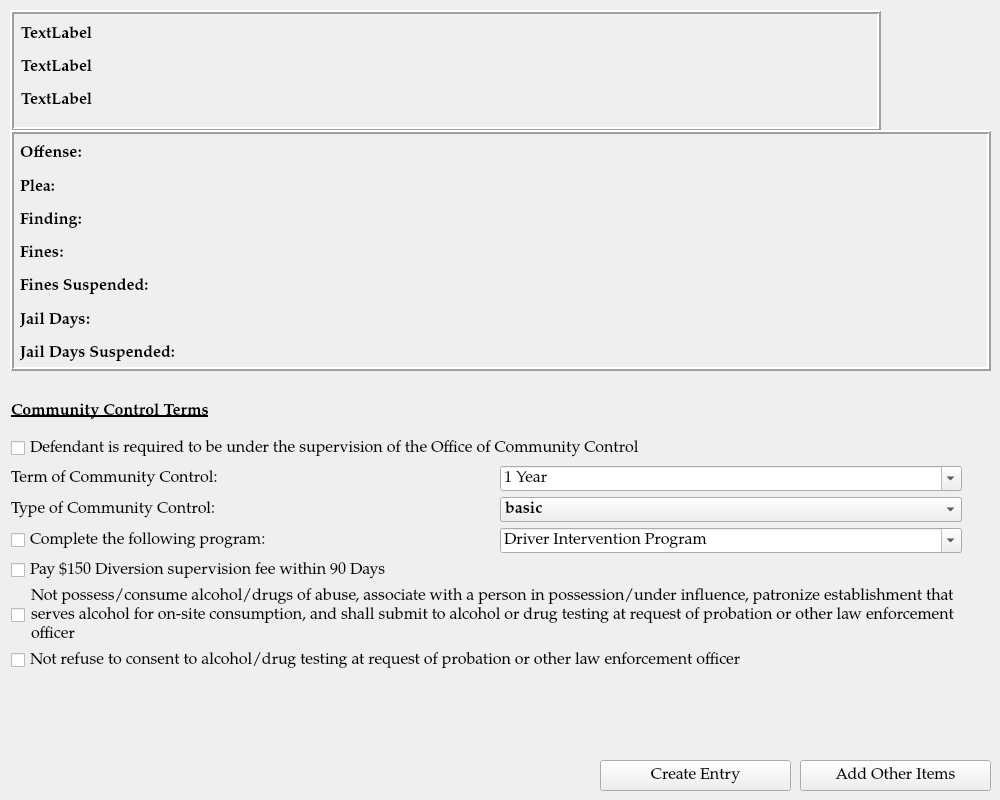
<?xml version="1.0" encoding="UTF-8"?>
<ui version="4.0">
 <class>CommunityControlDialog</class>
 <widget class="QDialog" name="CommunityControlDialog">
  <property name="geometry">
   <rect>
    <x>0</x>
    <y>0</y>
    <width>1000</width>
    <height>800</height>
   </rect>
  </property>
  <property name="sizePolicy">
   <sizepolicy hsizetype="Preferred" vsizetype="Preferred">
    <horstretch>0</horstretch>
    <verstretch>0</verstretch>
   </sizepolicy>
  </property>
  <property name="minimumSize">
   <size>
    <width>1000</width>
    <height>800</height>
   </size>
  </property>
  <property name="font">
   <font>
    <family>Palatino Linotype</family>
    <pointsize>12</pointsize>
   </font>
  </property>
  <property name="windowTitle">
   <string>Community Control</string>
  </property>
  <widget class="QPushButton" name="continueButton">
   <property name="geometry">
    <rect>
     <x>800</x>
     <y>760</y>
     <width>191</width>
     <height>31</height>
    </rect>
   </property>
   <property name="text">
    <string>Add Other Items</string>
   </property>
   <property name="autoDefault">
    <bool>false</bool>
   </property>
  </widget>
  <widget class="QFrame" name="case_information_frame">
   <property name="geometry">
    <rect>
     <x>10</x>
     <y>10</y>
     <width>871</width>
     <height>121</height>
    </rect>
   </property>
   <property name="frameShape">
    <enum>QFrame::Box</enum>
   </property>
   <property name="frameShadow">
    <enum>QFrame::Raised</enum>
   </property>
   <property name="lineWidth">
    <number>2</number>
   </property>
   <widget class="QLabel" name="defendant_attorney_name_label">
    <property name="geometry">
     <rect>
      <x>11</x>
      <y>77</y>
      <width>841</width>
      <height>27</height>
     </rect>
    </property>
    <property name="font">
     <font>
      <pointsize>12</pointsize>
      <weight>75</weight>
      <bold>true</bold>
     </font>
    </property>
    <property name="text">
     <string>TextLabel</string>
    </property>
   </widget>
   <widget class="QLabel" name="case_number_label">
    <property name="geometry">
     <rect>
      <x>11</x>
      <y>11</y>
      <width>841</width>
      <height>27</height>
     </rect>
    </property>
    <property name="font">
     <font>
      <pointsize>12</pointsize>
      <weight>75</weight>
      <bold>true</bold>
     </font>
    </property>
    <property name="text">
     <string>TextLabel</string>
    </property>
   </widget>
   <widget class="QLabel" name="defendant_name_label">
    <property name="geometry">
     <rect>
      <x>11</x>
      <y>44</y>
      <width>841</width>
      <height>27</height>
     </rect>
    </property>
    <property name="font">
     <font>
      <pointsize>12</pointsize>
      <weight>75</weight>
      <bold>true</bold>
     </font>
    </property>
    <property name="text">
     <string>TextLabel</string>
    </property>
   </widget>
  </widget>
  <widget class="QPushButton" name="createEntryButton">
   <property name="geometry">
    <rect>
     <x>600</x>
     <y>760</y>
     <width>191</width>
     <height>31</height>
    </rect>
   </property>
   <property name="text">
    <string>Create Entry</string>
   </property>
   <property name="autoDefault">
    <bool>false</bool>
   </property>
  </widget>
  <widget class="QFrame" name="frame">
   <property name="geometry">
    <rect>
     <x>10</x>
     <y>130</y>
     <width>981</width>
     <height>241</height>
    </rect>
   </property>
   <property name="frameShape">
    <enum>QFrame::Box</enum>
   </property>
   <property name="frameShadow">
    <enum>QFrame::Raised</enum>
   </property>
   <property name="lineWidth">
    <number>2</number>
   </property>
   <property name="midLineWidth">
    <number>0</number>
   </property>
   <widget class="QWidget" name="layoutWidget_2">
    <property name="geometry">
     <rect>
      <x>10</x>
      <y>10</y>
      <width>961</width>
      <height>227</height>
     </rect>
    </property>
    <layout class="QGridLayout" name="charges_gridLayout">
     <item row="0" column="0">
      <widget class="QLabel" name="offense_label_1">
       <property name="font">
        <font>
         <weight>75</weight>
         <bold>true</bold>
        </font>
       </property>
       <property name="text">
        <string>Offense:</string>
       </property>
       <property name="wordWrap">
        <bool>true</bool>
       </property>
      </widget>
     </item>
     <item row="3" column="0">
      <widget class="QLabel" name="label_9">
       <property name="font">
        <font>
         <weight>75</weight>
         <bold>true</bold>
        </font>
       </property>
       <property name="text">
        <string>Fines:</string>
       </property>
      </widget>
     </item>
     <item row="5" column="0">
      <widget class="QLabel" name="label_11">
       <property name="font">
        <font>
         <weight>75</weight>
         <bold>true</bold>
        </font>
       </property>
       <property name="text">
        <string>Jail Days:</string>
       </property>
      </widget>
     </item>
     <item row="2" column="0">
      <widget class="QLabel" name="label_13">
       <property name="font">
        <font>
         <weight>75</weight>
         <bold>true</bold>
        </font>
       </property>
       <property name="text">
        <string>Finding:</string>
       </property>
      </widget>
     </item>
     <item row="4" column="0">
      <widget class="QLabel" name="label_10">
       <property name="font">
        <font>
         <weight>75</weight>
         <bold>true</bold>
        </font>
       </property>
       <property name="text">
        <string>Fines Suspended:</string>
       </property>
      </widget>
     </item>
     <item row="1" column="0">
      <widget class="QLabel" name="plea_label_1">
       <property name="font">
        <font>
         <weight>75</weight>
         <bold>true</bold>
        </font>
       </property>
       <property name="text">
        <string>Plea:</string>
       </property>
      </widget>
     </item>
     <item row="6" column="0">
      <widget class="QLabel" name="label_12">
       <property name="font">
        <font>
         <weight>75</weight>
         <bold>true</bold>
        </font>
       </property>
       <property name="text">
        <string>Jail Days Suspended:</string>
       </property>
      </widget>
     </item>
    </layout>
   </widget>
  </widget>
  <widget class="QWidget" name="">
   <property name="geometry">
    <rect>
     <x>11</x>
     <y>391</y>
     <width>951</width>
     <height>281</height>
    </rect>
   </property>
   <layout class="QGridLayout" name="gridLayout">
    <item row="0" column="0" colspan="2">
     <widget class="QLabel" name="label">
      <property name="font">
       <font>
        <weight>75</weight>
        <bold>true</bold>
        <underline>true</underline>
       </font>
      </property>
      <property name="text">
       <string>Community Control Terms</string>
      </property>
     </widget>
    </item>
    <item row="1" column="0" colspan="3">
     <widget class="QCheckBox" name="community_control_required_checkbox">
      <property name="text">
       <string>Defendant is required to be under the supervision of the Office of Community Control</string>
      </property>
     </widget>
    </item>
    <item row="2" column="0" colspan="2">
     <widget class="QLabel" name="label_2">
      <property name="text">
       <string>Term of Community Control:</string>
      </property>
     </widget>
    </item>
    <item row="2" column="2">
     <widget class="QComboBox" name="term_of_community_control_box">
      <property name="sizePolicy">
       <sizepolicy hsizetype="Minimum" vsizetype="Fixed">
        <horstretch>0</horstretch>
        <verstretch>0</verstretch>
       </sizepolicy>
      </property>
      <property name="editable">
       <bool>true</bool>
      </property>
      <item>
       <property name="text">
        <string>1 Year</string>
       </property>
      </item>
      <item>
       <property name="text">
        <string/>
       </property>
      </item>
      <item>
       <property name="text">
        <string>6 Months</string>
       </property>
      </item>
      <item>
       <property name="text">
        <string>18 Months</string>
       </property>
      </item>
      <item>
       <property name="text">
        <string>2 Years</string>
       </property>
      </item>
     </widget>
    </item>
    <item row="3" column="0" colspan="2">
     <widget class="QLabel" name="label_3">
      <property name="text">
       <string>Type of Community Control:</string>
      </property>
     </widget>
    </item>
    <item row="3" column="2">
     <widget class="QComboBox" name="type_of_community_control_box">
      <property name="enabled">
       <bool>true</bool>
      </property>
      <property name="font">
       <font>
        <weight>75</weight>
        <bold>true</bold>
       </font>
      </property>
      <item>
       <property name="text">
        <string>basic</string>
       </property>
      </item>
      <item>
       <property name="text">
        <string>intensive</string>
       </property>
      </item>
      <item>
       <property name="text">
        <string>monitored</string>
       </property>
      </item>
     </widget>
    </item>
    <item row="4" column="0" colspan="2">
     <widget class="QCheckBox" name="checkBox_4">
      <property name="text">
       <string>Complete the following program:</string>
      </property>
     </widget>
    </item>
    <item row="4" column="2">
     <widget class="QComboBox" name="comboBox_2">
      <property name="enabled">
       <bool>true</bool>
      </property>
      <property name="editable">
       <bool>true</bool>
      </property>
      <item>
       <property name="text">
        <string>Driver Intervention Program</string>
       </property>
      </item>
      <item>
       <property name="text">
        <string>Anti-theft / Shoplifting Program</string>
       </property>
      </item>
      <item>
       <property name="text">
        <string>Alcohol / Drug Education Program</string>
       </property>
      </item>
      <item>
       <property name="text">
        <string>Domestic Violence Offender Program</string>
       </property>
      </item>
     </widget>
    </item>
    <item row="5" column="0" colspan="2">
     <widget class="QCheckBox" name="checkBox_2">
      <property name="text">
       <string>Pay $150 Diversion supervision fee within 90 Days</string>
      </property>
     </widget>
    </item>
    <item row="6" column="0">
     <widget class="QCheckBox" name="not_consume_checkbox">
      <property name="maximumSize">
       <size>
        <width>14</width>
        <height>16777215</height>
       </size>
      </property>
      <property name="text">
       <string/>
      </property>
     </widget>
    </item>
    <item row="6" column="1" colspan="2">
     <widget class="QLabel" name="label_4">
      <property name="text">
       <string>Not possess/consume alcohol/drugs of abuse, associate with a person in possession/under influence, patronize establishment that serves alcohol for on-site consumption, and shall submit to alcohol or drug testing at request of probation or other law enforcement officer</string>
      </property>
      <property name="wordWrap">
       <bool>true</bool>
      </property>
     </widget>
    </item>
    <item row="7" column="0" colspan="3">
     <widget class="QCheckBox" name="not_refuse_checkbox">
      <property name="text">
       <string>Not refuse to consent to alcohol/drug testing at request of probation or other law enforcement officer</string>
      </property>
     </widget>
    </item>
   </layout>
  </widget>
 </widget>
 <tabstops>
  <tabstop>community_control_required_checkbox</tabstop>
  <tabstop>term_of_community_control_box</tabstop>
  <tabstop>type_of_community_control_box</tabstop>
  <tabstop>checkBox_4</tabstop>
  <tabstop>comboBox_2</tabstop>
  <tabstop>checkBox_2</tabstop>
  <tabstop>not_consume_checkbox</tabstop>
  <tabstop>not_refuse_checkbox</tabstop>
  <tabstop>createEntryButton</tabstop>
  <tabstop>continueButton</tabstop>
 </tabstops>
 <resources/>
 <connections>
  <connection>
   <sender>createEntryButton</sender>
   <signal>clicked()</signal>
   <receiver>CommunityControlDialog</receiver>
   <slot>create_entry()</slot>
   <hints>
    <hint type="sourcelabel">
     <x>865</x>
     <y>714</y>
    </hint>
    <hint type="destinationlabel">
     <x>812</x>
     <y>673</y>
    </hint>
   </hints>
  </connection>
  <connection>
   <sender>createEntryButton</sender>
   <signal>pressed()</signal>
   <receiver>CommunityControlDialog</receiver>
   <slot>update_community_control()</slot>
   <hints>
    <hint type="sourcelabel">
     <x>908</x>
     <y>704</y>
    </hint>
    <hint type="destinationlabel">
     <x>830</x>
     <y>597</y>
    </hint>
   </hints>
  </connection>
  <connection>
   <sender>continueButton</sender>
   <signal>pressed()</signal>
   <receiver>CommunityControlDialog</receiver>
   <slot>update_community_control()</slot>
   <hints>
    <hint type="sourcelabel">
     <x>819</x>
     <y>768</y>
    </hint>
    <hint type="destinationlabel">
     <x>742</x>
     <y>734</y>
    </hint>
   </hints>
  </connection>
 </connections>
 <slots>
  <slot>create_entry()</slot>
  <slot>update_community_control()</slot>
 </slots>
</ui>
